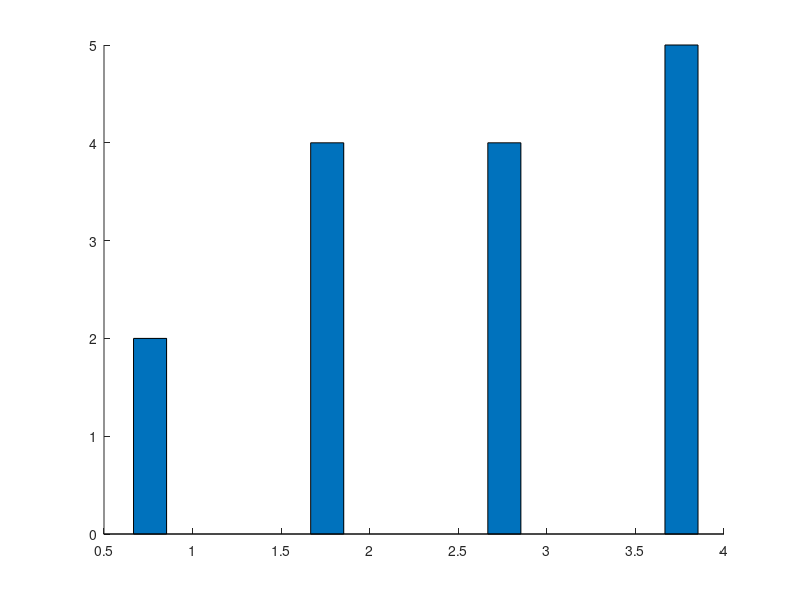

Recreate this plot in MATLAB. (Note: this script raises an error after producing the figure.)
clear; close all; clc;

is_printed = true;
fig_path = 'C:\Users\lenha\Documents\GitHub\NSDI17\fig\';
interactive_time  = [2.0 4.0 4.0 5.0; 1.9 3.5 3.5 4.2; 2.0 2.0 2.0 2.0;]
figure(1);
bar(interactive_time', 'group');
ylabel('time (seconds)');
xlabel('number of batch queues');
legend('DRF','SpeedFair','DRF weight','Location','northwest');
ylim([0 6]);
set (gcf, 'PaperUnits', 'inches', 'PaperPosition', [0.0 0 4.0 3.0]);
if is_printed
   print ('-depsc', [fig_path 'sim_interactive_compl_time.eps']);
end

%%
folder = 'result_20160926/log/';
num_queues = 5;
max_time_step = 50;
linewidth=2;
barwidth = 1.0;


logFile = [ folder 'DRF-output49_1_50.csv'];3
figure(2);
[queueNames, res1, res2] = import_res_usage(logFile);
resCutOff = res1(1:max_time_step*num_queues);
shapeRes1 = reshape(resCutOff,num_queues,max_time_step);
bar(shapeRes1',barwidth,'stacked');
ylim([0 200]);
legend('interactive','batch01','batch02','batch03','batch04');
set (gcf, 'PaperUnits', 'inches', 'PaperPosition', [0.0 0 4.0 3.0]);
if is_printed
   print ('-depsc', [fig_path 'res_usage_drf.eps']);
end

logFile = [ folder 'SpeedFair-output49_1_50.csv'];
figure(3);
[queueNames, res1, res2] = import_res_usage(logFile);
resCutOff = res1(1:max_time_step*num_queues);
shapeRes1 = reshape(resCutOff,num_queues,max_time_step);
bar(shapeRes1',barwidth,'stacked');
ylim([0 200]);
legend('interactive','batch01','batch02','batch03','batch04');
set (gcf, 'PaperUnits', 'inches', 'PaperPosition', [0.0 0 4.0 3.0]);
if is_printed
   print ('-depsc', [fig_path 'res_usage_speedfair.eps']);
end

logFile = [ folder 'DRF-w-output49_1_50.csv'];
figure(4);
[queueNames, res1, res2] = import_res_usage(logFile);
resCutOff = res1(1:max_time_step*num_queues);
shapeRes1 = reshape(resCutOff,num_queues,max_time_step);
bar(shapeRes1',barwidth,'stacked');
ylim([0 200]);
legend('interactive','batch01','batch02','batch03','batch04');
set (gcf, 'PaperUnits', 'inches', 'PaperPosition', [0.0 0 4.0 3.0]);
if is_printed
   print ('-depsc', [fig_path 'res_usage_drf-w.eps']);
end

